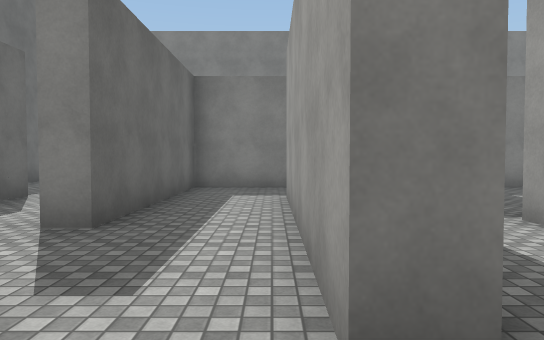
View 1 (above)

23 first-person views from a walk through a scene from a Unity 3-D project. The camera is 1.4 m above the floor, tilts 2° down and sees 70° across. The floor is counted in squares, 2 m on a side. Each view is taken from the middle of a square. On the plan, view 1 faces up. The plan holds only what a view shows up to about 11 squares ahead; the rest is blank. The place goes on beyond the plan. The player character is not drawn. Some surface patterns are stand-ins.

View 2
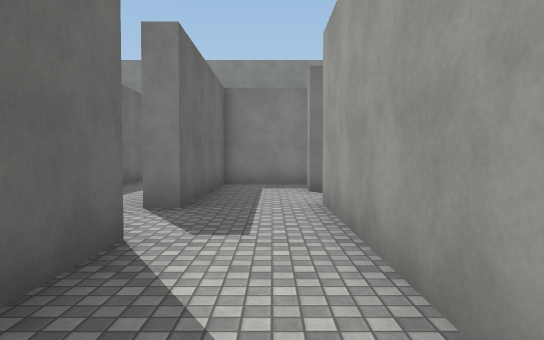

View 3
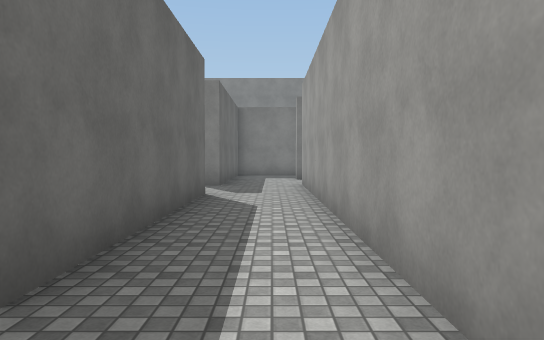

View 4
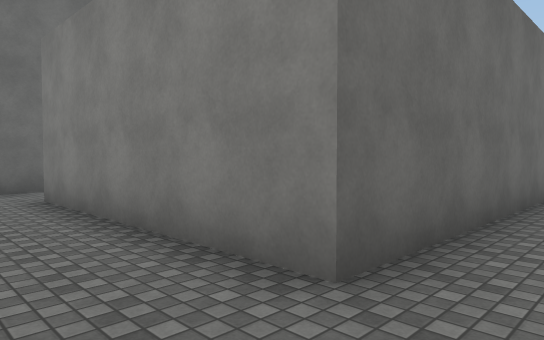

View 5
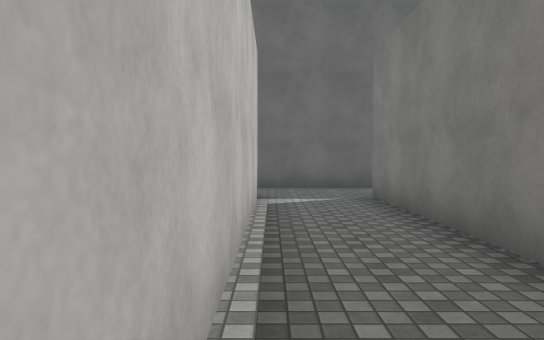

View 6
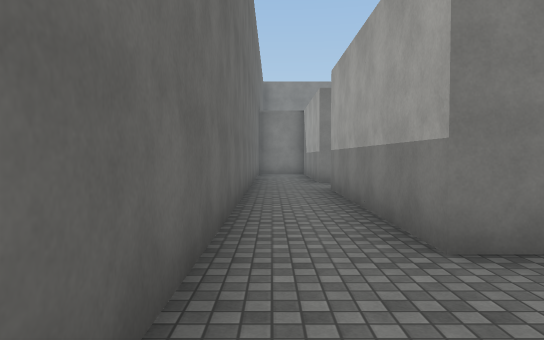

View 7
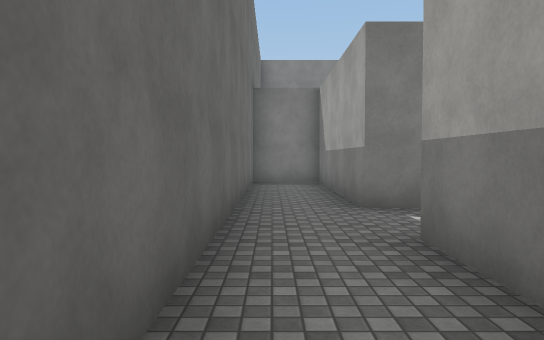

View 8
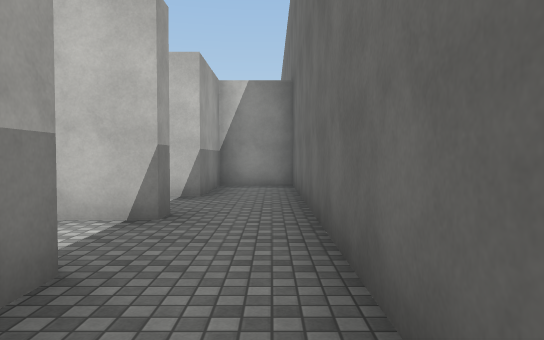

View 9
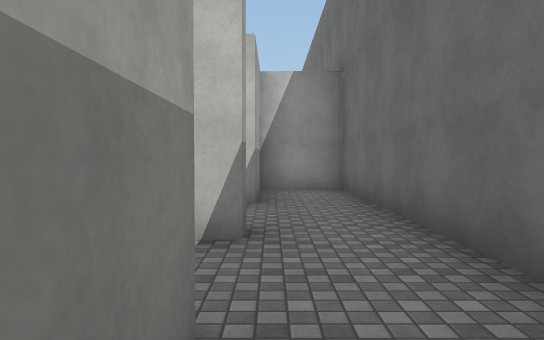

View 10
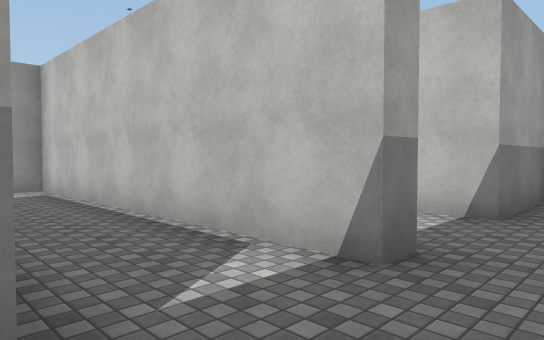

View 11
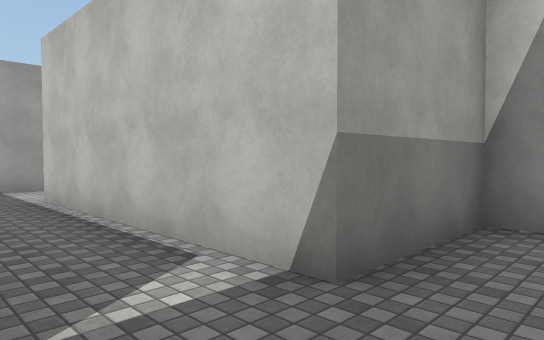

View 12
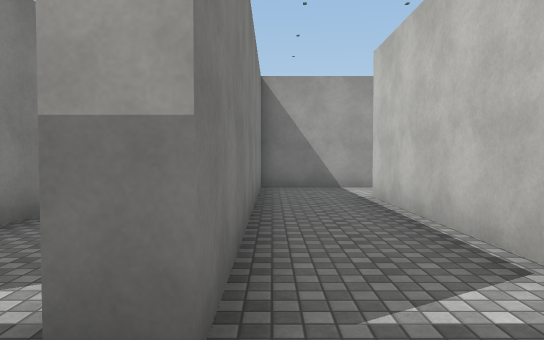

View 13
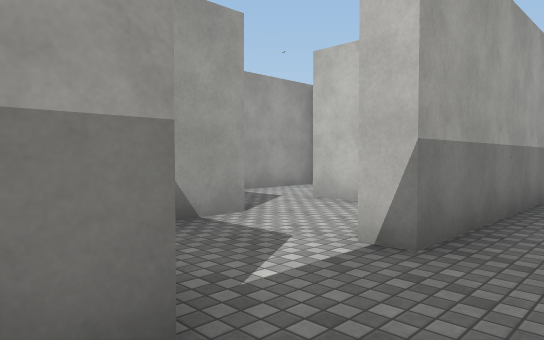

View 14
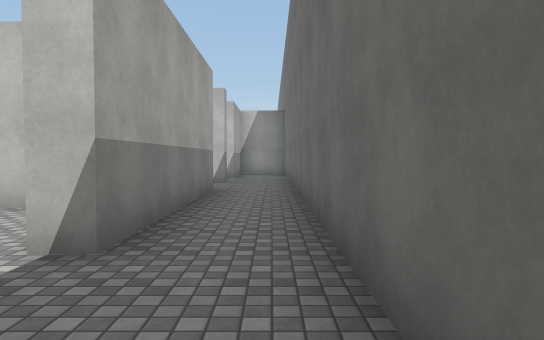

View 15
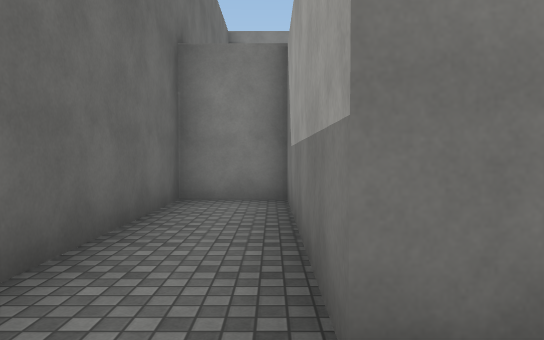

View 16
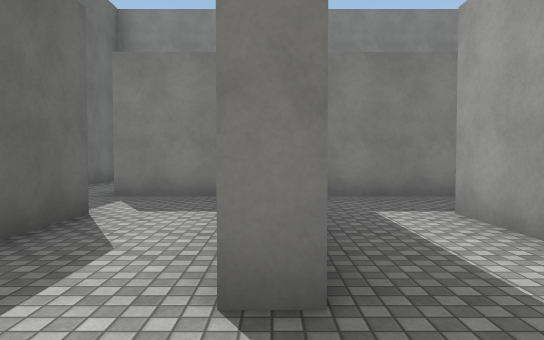

View 17
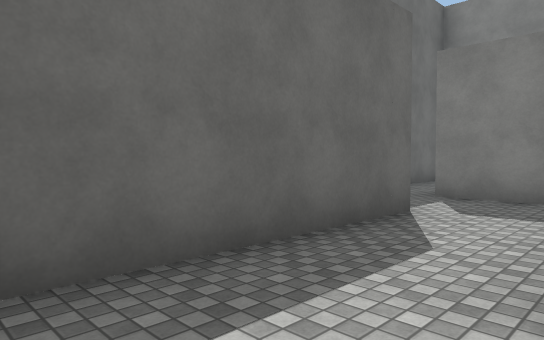

View 18
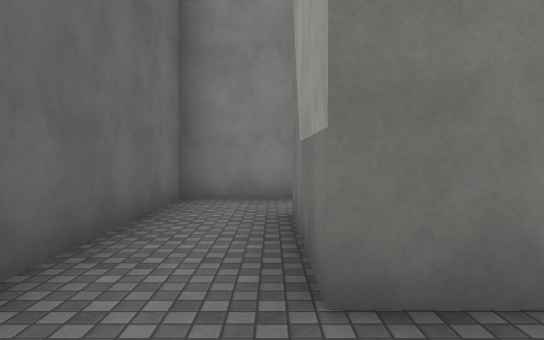

View 19
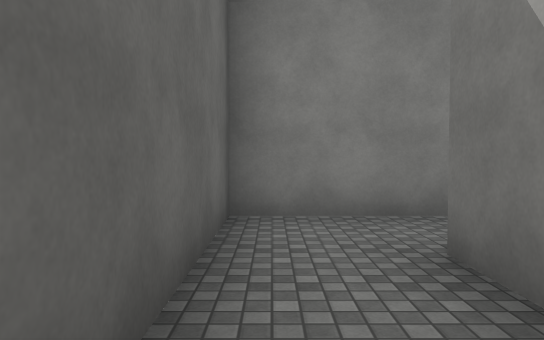

View 20
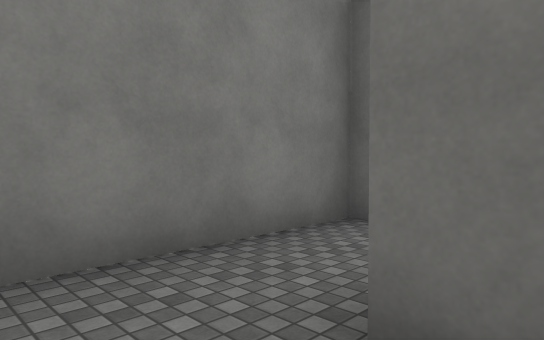

View 21
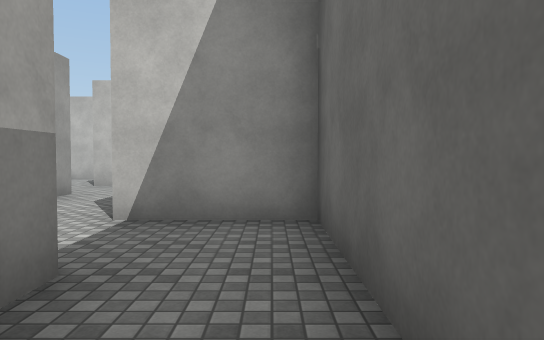

View 22
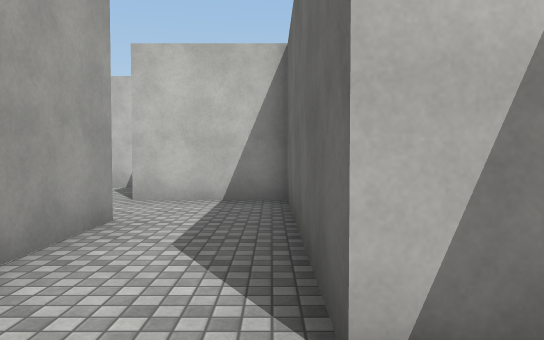

View 23
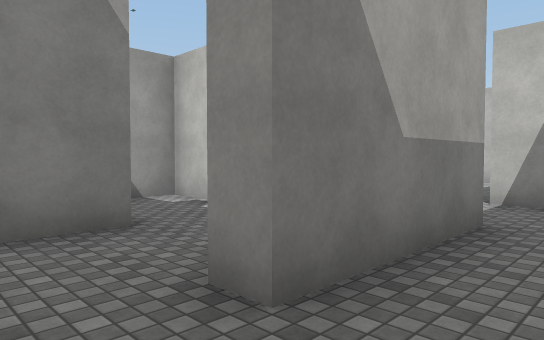

### Floor plan
Key: @ floor where view 1 was taken; # wall or solid block; . floor.
Columns run from 7 left of view 1 to 6 right of it. Each row starts with its distance up from view 1.
 14 ######
 13 #....#
 12 #....#
 11 #..#...
 10 #..#....#
  9 #..######   ##
  8 #....#...   .
  7 #....#..   ..
  6 ####.#..###.
  5 #..#.#..#..
  4 #..#.#..#.#
  3 #..#....#..
  2 #..#....#..
  1 #..###....#
  0 #....#.@..#
 -1 #..#.###..#
 -2 #..#...##.#
 -3 #..#....#.#
 -4 #..###..#.#
 -5 #..#   .#.#
 -6 #..######.#
 -7 #.........#
 -8 #.........#
 -9 #..########
-10 #.........#
-11 #..#####..#
-12 #..#
-13 #..#
-14 ####

Positions as (right, up) in squares from view 1, and headings:
1: (0, 0), facing up
2: (2, -4), facing up
3: (2, -8), facing up
4: (2, -8), facing up-left
5: (2, -8), facing left
6: (-6, -9), facing up
7: (-6, -4), facing up
8: (-6, -4), facing down
9: (-5, -5), facing down
10: (-6, -6), facing down-right
11: (-6, -9), facing down-right
12: (-6, -9), facing right
13: (-6, 2), facing down-right
14: (-6, 2), facing down
15: (-5, 0), facing up
16: (-2, 2), facing up
17: (-2, 2), facing up-left
18: (-5, 7), facing up
19: (-6, 9), facing up
20: (-6, 11), facing up-right
21: (-6, 11), facing down
22: (-4, 8), facing down
23: (-6, 13), facing down-right
